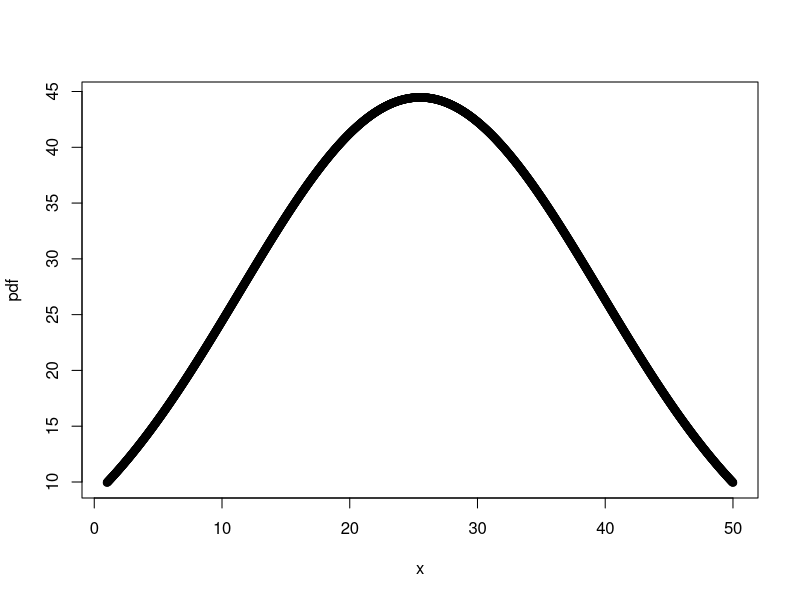
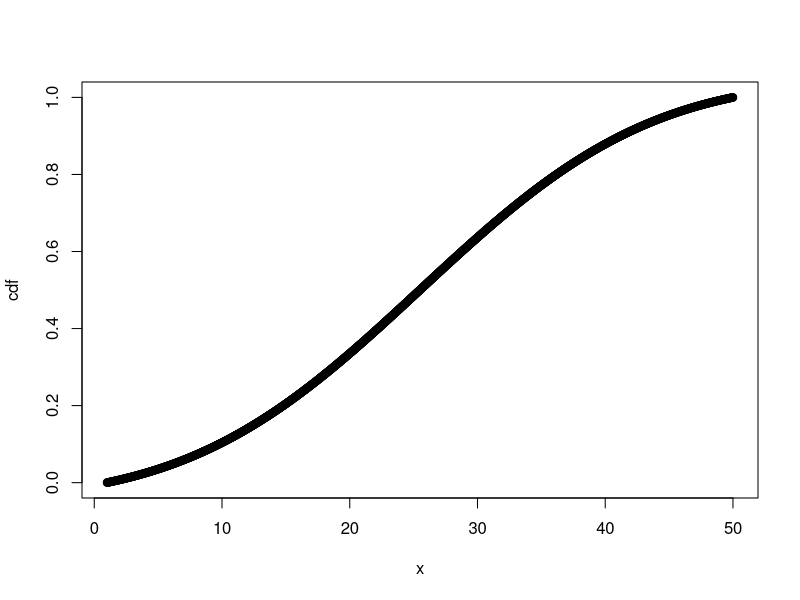

R code for these plots, in order:
#the integral of the pdf results in cdf and so the derivative of cdf results in pdf
#create a variable and get mean and sd
x<-seq(from=1,
       to=50,
       length.out=2000)
x_mean<-mean(x)
x_sd<-sd(x)

#define a function for calculating normal distribution
normal_dist<-function(x,mean,sd){
  prob_density<-(pi*sd)*exp(-0.5*((x-mean)/sd)**2)
  return(prob_density)
}

#apply the previously defined function
pdf<-sapply(x,
            normal_dist,
            mean=x_mean,
            sd=x_sd)

#visualize the probabilty density function
setwd('../results/')
png(file='pdf.png')
plot(x,pdf)
dev.off()

#define global variables
#summation<-0

#define a function for getting cumulative distribution function
#basically the trapezoid integral
trapezoid_integral<-function(element){
  container<<-append(container,element)
  return(sum(container)/sum(pdf))
}

#define global variable
container<<-c()

#make the function work and visualize cdf
cdf<-sapply(pdf,trapezoid_integral)
png(file='cdf.png')
plot(x,cdf)
dev.off()
